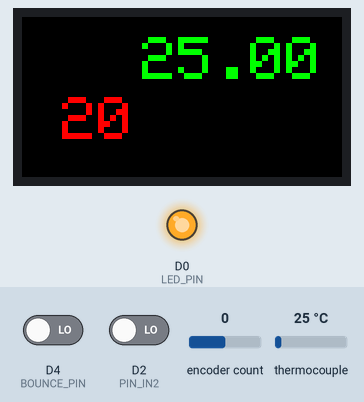
A sketch run on a simulated ESP8266 (NodeMCU). Parts: 160×80 colour display, output pins drawn as LEDs (lit = HIGH). Inputs (shaded band) come from the test bench; at power-on: encoder count 0, thermocouple 25 °C, D4 (BOUNCE_PIN) LOW, D2 (PIN_IN2) LOW. What the sketch prints to the serial monitor is not drawn.

Above: at 1.8 s.
1.9 s: encoder count set to 1
At 2.4 s:
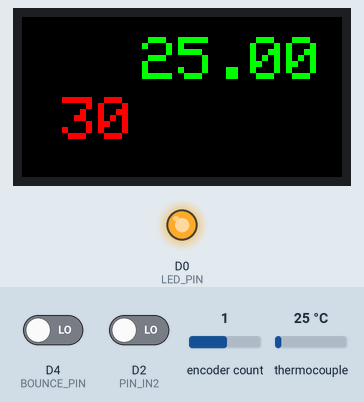
3.4 s: thermocouple set to 6 °C
At 4.9 s:
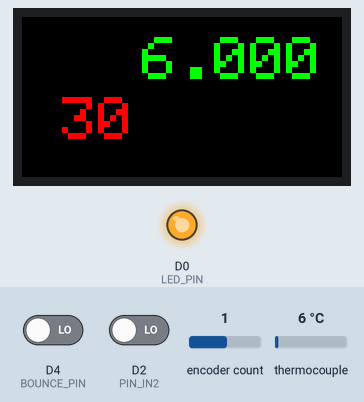
5.2 s: encoder count set to 2
At 6.1 s:
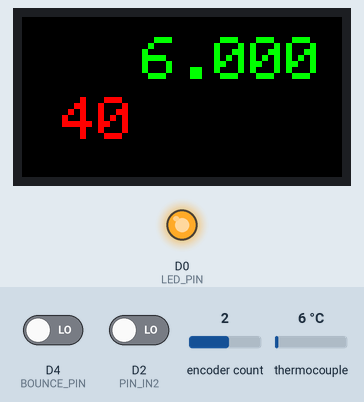
6.7 s: thermocouple set to 75 °C
At 7.3 s:
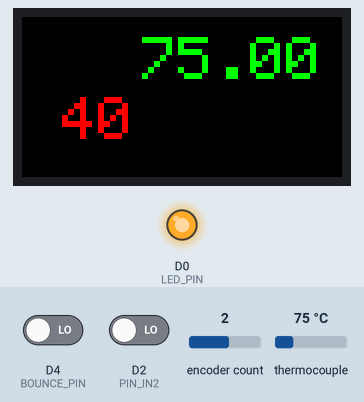
8.2 s: encoder count set to 3
At 9.6 s:
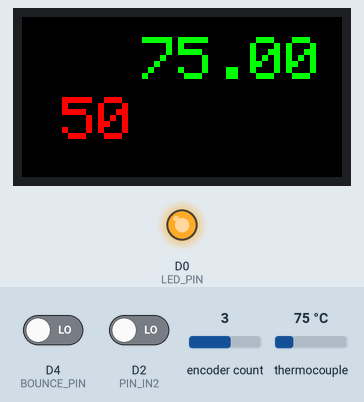
11.2 s: thermocouple set to 150 °C
At 12.7 s:
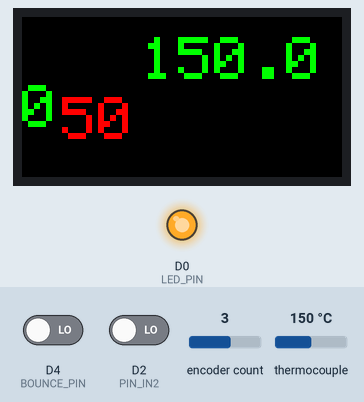
Timing chart, 0 to 13.7 s (numbered marks = the images above; inputs shaded):
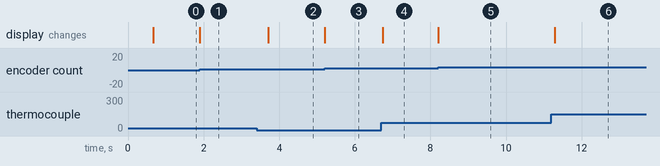

The sketch:

kiln.ino
```cpp
#include <Arduino.h>
#include <RotaryEncoder.h>
#include "max6675.h"
#include <Adafruit_GFX.h>    // Core graphics library
#include <Adafruit_ST7735.h> // Hardware-specific library for ST7735
//#include <Adafruit_ST7789.h> // Hardware-specific library for ST7789
#include <SPI.h>
#include <Bounce2.h>

int thermoDO = D6;
int thermoCS = D8;
int thermoCLK = D5;
char Tbuffer[50];
char set_buffer[50];
bool short_press=false;
bool long_press=false;
bool long_press_action=false;


class pid {
  float duty;
  float kp;
  float ki;
  float kd;
  float e_p;
  float last_time;

  float i_output;
  float i_max;
  float i_offset;
  float last_actual;


  public:
    float get_duty(void);
    pid (float, float, float, float);
    float update_duty(float, float);
};

pid::pid(float kp_init,float ki_init,float kd_init, float i_offset_init){
  kp=kp_init;
  ki=ki_init;
  kd=kd_init;
  i_output=0;
  i_offset=i_offset_init;
  i_max = 0.1;
  last_actual=0;
  last_time=millis();
  duty=0.0;
  e_p=0.0;
}

float pid::get_duty() {
  return duty;
}

float pid::update_duty(float target, float actual){
  float now=millis();
  float dt = (now - last_time)/1000.0;

  float error=target - actual;


  i_output += error * ki*dt;
  if (i_output > i_max) {
    i_output = i_max;
  }
  if (i_output < -i_max) {
    i_output = -i_max;
  }
  float d_out = kd*(actual-last_actual)/dt;
  Serial.print("p:");
  Serial.print(kp*error);
  Serial.print(",i:");
  Serial.print(i_output);
  Serial.print(",d:");
  Serial.print(d_out);
  float output = kp*error + i_output + d_out;


  last_actual = actual;
  last_time=now;

  if (output < 0) {
    output= 0.0;
  }
  else if (output > 1) {
    output= 1.0;
  }
  duty = output;
  return output;


}


MAX6675 thermocouple(thermoCLK, thermoCS, thermoDO);

/*************************************/


#define TFT_CS         D8
//#define TFT_RST        RST
#define TFT_RST         -1                                          //And connect to arduino reset
#define TFT_DC         D3
#define TFT_MOSI D7  // Data out
#define TFT_SCLK D5  // Clock out

// For ST7735-based displays, we will use this call
//Adafruit_ST7735 tft = Adafruit_ST7735(TFT_CS, TFT_DC, TFT_RST);
  Adafruit_ST7735 tft = Adafruit_ST7735(TFT_CS, TFT_DC, TFT_MOSI, TFT_SCLK, TFT_RST);

/***************************/

/////////////////////////////////////////////////////////////////


#define PIN_IN1 D1
#define PIN_IN2 D2
#define BOUNCE_PIN D4

#define LED_PIN D0

#define T_OFFSET 20
#define T_STEP 5
#define T_MIN 5
#define T_MAX 1200

#define ROTARY_MIN ( (T_MIN-T_OFFSET)/T_STEP )
#define ROTARY_MAX ( (T_MAX-T_OFFSET)/T_STEP )

RotaryEncoder *encoder = nullptr;
Bounce bounce = Bounce();


IRAM_ATTR void checkPosition()
{
  encoder->tick(); // just call tick() to check the state.

  if ( encoder->getPosition() < ROTARY_MIN){
    encoder->setPosition(ROTARY_MIN);
  }
  if ( encoder->getPosition() > ROTARY_MAX){
    encoder->setPosition(ROTARY_MAX);
  }
}


/////////////////////////////////////////////////////////////////
pid pidc(0.01,1e-5,-0.01,0.0);
unsigned long tt;
int pos = -1;
float T = T_OFFSET+10;
unsigned long duty_period = 10;//duty period in seconds
unsigned long duty_cutoff_lower=1.0;
unsigned long duty_cutoff_higher = 59.0;
unsigned long duty_counter = 0.0;
float duty_cycle = 0.0;
void setup() {
  bounce.attach( BOUNCE_PIN, INPUT );
  bounce.interval(5); // interval in ms


  Serial.begin(9600);


  pinMode(LED_PIN, OUTPUT);
  //analogWrite(LED_PIN,0 );
  digitalWrite(LED_PIN,HIGH);
  Serial.println("MAX6675 test");
  //SPI.begin();

  tft.initR(INITR_MINI160x80);  // Init ST7735S mini display

  Serial.println(F("Initialized"));

  tt = millis();
  tft.invertDisplay(true);
  tft.fillScreen(ST77XX_BLACK);
  tft.setRotation(1);

// wait for MAX chip to stabilize
  delay(500);
   // use TWO03 mode when PIN_IN1, PIN_IN2 signals are both LOW or HIGH in latch position.
  encoder = new RotaryEncoder(PIN_IN1, PIN_IN2, RotaryEncoder::LatchMode::TWO03);

  // register interrupt routine
  attachInterrupt(digitalPinToInterrupt(PIN_IN1), checkPosition, CHANGE);
  attachInterrupt(digitalPinToInterrupt(PIN_IN2), checkPosition, CHANGE);


  // LED
  duty_counter = millis();

  pinMode(LED_PIN, OUTPUT);
  digitalWrite(LED_PIN,HIGH);
  write_set(0,&pos);

}


void loop() {
  // basic readout test, just print the current temp
   //tft.fillScreen(ST77XX_BLACK);


  bounce.update();
  int debouncedState = bounce.read();

   if ( debouncedState == LOW && bounce.currentDuration() > 3 ) {
   short_press = true;

  }
  if (debouncedState == LOW && bounce.currentDuration() > 1000 && !long_press){

    long_press = true;
    long_press_action = true;
    short_press = false;
  }

  if (debouncedState == HIGH && long_press){
    long_press=false;
    short_press=false;
  }

  if (long_press_action) {
    Serial.println("LONG PRESS");
    long_press_action=false;
  }


  if (debouncedState == HIGH && short_press ){
    short_press = false;
    Serial.println("CLICK!");
  }


  encoder->tick(); // just call tick() to check the state.

  unsigned long now = millis();
  unsigned long elapsed = now - tt;


  // Reset counter every period
  if ( (now-duty_counter) > duty_period*1000) {
    duty_counter =now;
    digitalWrite(LED_PIN,LOW);
  }

  if ( (now - duty_counter) > duty_cycle * duty_period*1000 ){
   digitalWrite(LED_PIN,HIGH);
  }

  float target=pos*T_STEP+T_OFFSET;

   if (elapsed > 500 ){
    //delay(1000);
    T = thermocouple.readCelsius();
    write_T(&tt);
    duty_cycle = pidc.update_duty(target, T);
    Serial.print(",C:");
    Serial.print(T);
    Serial.print(",target:");
    Serial.print(target);
   //Serial.println(thermocouple.readCelsius());
   //Serial.print(", F:");
   //Serial.print(thermocouple.readFahrenheit());
   Serial.print(",duty:");
    Serial.println(duty_cycle);


    }


  /*
  if (target > T) {
    //int mag = 255*(target-T)*(target-T)/T /T;
    //mag = mag>0?mag:0;
    //analogWrite(LED_PIN,(mag>255)?255:mag );
    digitalWrite(LED_PIN,LOW);

  }
  else {
    //analogWrite(LED_PIN,0)
    digitalWrite(LED_PIN,HIGH);
  }
  */

 encoder->tick(); // just call tick() to check the state.

 int newPos = encoder->getPosition();
 write_set(newPos,&pos);


   // For the MAX6675 to update, you must delay AT LEAST 250ms between reads!
   //delay(1000);
}

void write_T(unsigned long *tt){

   tft.setTextColor(ST77XX_GREEN,ST77XX_BLACK);
   tft.setTextSize(3);
   tft.setCursor(60, 10);
   tft.print(" ");
   //tft.print(T,2);
   tft.setCursor(60,10);
   char t_buf[10];
   sprintf(t_buf,"%.2f",T);
   tft.print(t_buf);
   //tft.print(T,2);
   *tt=millis();


}

void write_set(int newPos, int *pos){
if (*pos != newPos) {
/*    Serial.print("pos:");
    Serial.print(newPos);
    Serial.print(" dir:");
    Serial.println((int)(encoder->getDirection()));

     */
  *pos = newPos;


  tft.setTextColor(ST77XX_RED,ST77XX_BLACK);
   tft.setTextSize(3);
   tft.setCursor(20,40);
   tft.print(" ");
   tft.setCursor(20,40);
   int p=*pos*5+20;
   //tft.print((p>0)?p:0,DEC);
  sprintf(set_buffer,"%d ",p);
   tft.print((char *) set_buffer);
    } // if
}
```

Measured:
- after the input at 1.9 s, the display: changes at once (image 1)
- after the input at 3.4 s, the display: changes after 0.31 s (image 2)
- after the input at 5.2 s, the display: changes at once (image 3)
- after the input at 6.7 s, the display: changes at once (image 4)
- after the input at 8.2 s, the display: changes at once (image 5)
- after the input at 11.2 s, the display: changes after 0.09 s (image 6)
